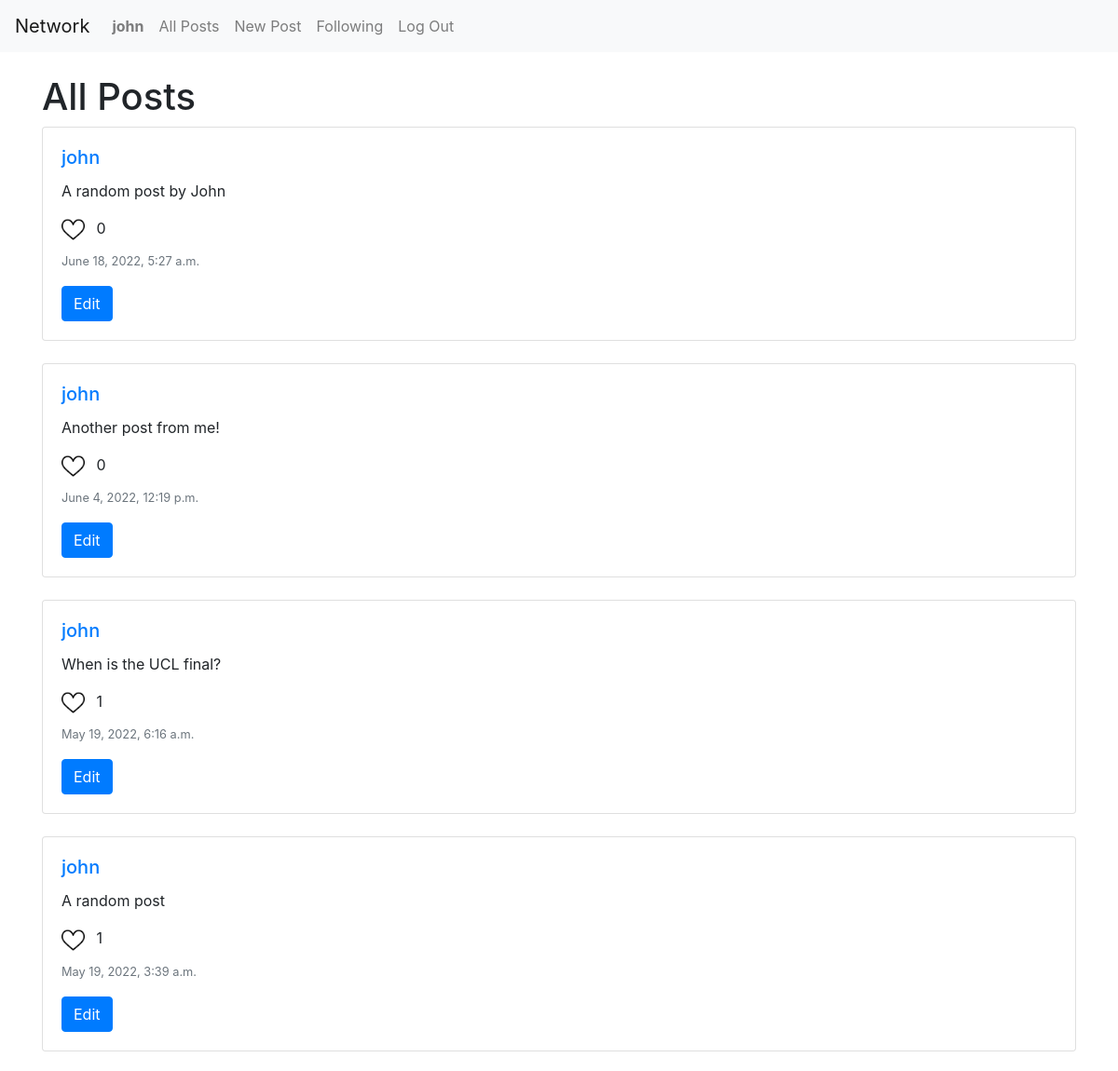
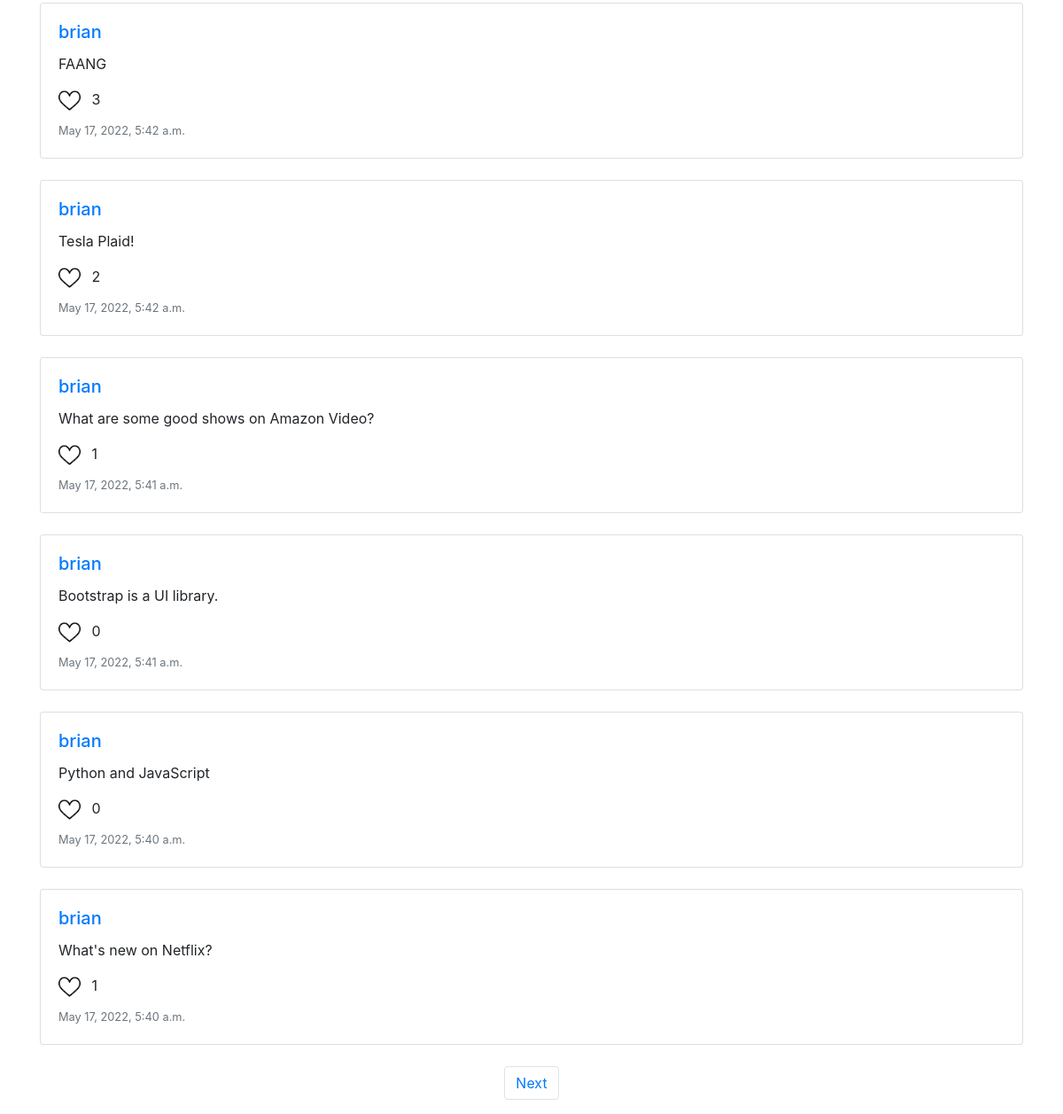
/ (signed in), run on the app's committed database (2 pictures, top to bottom).
### network/models.py (models this page shows)
class User(AbstractUser):
    pass

class Post(models.Model):
    post = models.TextField(max_length=320)
    user = models.ForeignKey(User, on_delete=models.CASCADE, related_name="post_user")
    timestamp = models.DateTimeField(auto_now_add=True)
    like = models.ManyToManyField(User, blank=True, related_name="liked_user")

### network/views.py (the view)
# urls.py: path("", views.index, name="index"),
def index(request):
    all_posts = Post.objects.all().order_by("-timestamp")
    paginator = Paginator(all_posts, 10)
    page_number = request.GET.get('page')
    page_obj = paginator.get_page(page_number)
    return render(request, "network/index.html", {
        "page_obj": page_obj
    })

### network/templates/network/index.html (shortened to what this page needs)
{% extends "network/layout.html" %}
{% load static %}
{% block body %}
    <h1>All Posts</h1>
    {% for post in page_obj %}
      <div class="card mb-4">
        <div class="card-body">
            <h5 class="card-title"><a href="{% url 'profile' post.user.id %}">{{post.user}}</a></h5>
        <p class="card-text post" id="post-content-{{post.id}}">{{post.post}}</p>
        <div class="like mb-2">
          <img
          data-id="{{post.id}}"
          id="post-like-{{post.id}}"
          class="liked mr-2"
          style="width: 25px;"
          {% if not request.user in post.likes.all %}
            data-is_liked="no"
            src="{% static 'network/heart-white.png' %}"
          {% else %}
            data-is_liked="yes"
            src="{% static 'network/heart-red.png' %}"
          {% endif %}
          />
          <span id="post-count-{{post.id}}">{{post.like.count}}</span>
        </div>
        <p class="card-text"><small class="text-muted">{{post.timestamp}}</small></p>
        {% if request.user.id == post.user.id %}
          <a href="#" class="btn btn-primary edit" data-id="{{post.id}}" id="edit-btn-{{post.id}}">Edit</a>
        {% endif %}
        </div>
      </div>
    {% endfor %}
    <nav aria-label="page navigation example">
        <ul class="pagination justify-content-center">
          {% if page_obj.has_next %}
            <li class="page-item"><a class="page-link" href="?page={{ page_obj.next_page_number }}">Next</a></li>
          {% endif %}
        </ul>
    </nav>
{% endblock %}

### network/templates/network/layout.html (shortened to what this page needs)
{% load static %}
<!DOCTYPE html>
<html lang="en">
    <head>
        <link rel="stylesheet" href="https://stackpath.bootstrapcdn.com/bootstrap/4.4.1/css/bootstrap.min.css">
        <link href="{% static 'network/styles.css' %}" rel="stylesheet">
    </head>
    <body>
        <nav class="navbar navbar-expand-lg navbar-light bg-light">
            <a class="navbar-brand" href="#">Network</a>
            <div>
              <ul class="navbar-nav mr-auto">
                {% if request.user.is_authenticated %}
                    <li class="nav-item">
                        <a class="nav-link" href="{% url 'profile' user.id %}"><strong>{{ request.user.username }}</strong></a>
                    </li>
                {% endif %}
                <li class="nav-item">
                  <a class="nav-link" href="{% url 'index' %}">All Posts</a>
                </li>
                {% if request.user.is_authenticated %}
                    <li class="nav-item">
                        <a class="nav-link" href="{% url 'new_post' %}">New Post</a>
                    </li>
                    <li class="nav-item">
                        <a class="nav-link" href="#">Following</a>
                    </li>
                    <li class="nav-item">
                        <a class="nav-link" href="{% url 'logout' %}">Log Out</a>
                    </li>
                {% endif %}
              </ul>
            </div>
          </nav>
        <div class="body container mt-4">
            {% block body %}
            {% endblock %}
        </div>
    </body>
</html>

### data on the page
User: user.username "john"
Post: user "john", post "A random post by John", like.count "0", timestamp "June 18, 2022, 5:27 a.m."
Post: user "john", post "Another post from me!", like.count "0", timestamp "June 4, 2022, 12:19 p.m."
Post: user "john", post "When is the UCL final?", like.count "1", timestamp "May 19, 2022, 6:16 a.m."
Post: user "john", post "A random post", like.count "1", timestamp "May 19, 2022, 3:39 a.m."
Post: user "brian", post "FAANG", like.count "3", timestamp "May 17, 2022, 5:42 a.m."
Post: user "brian", post "Tesla Plaid!", like.count "2", timestamp "May 17, 2022, 5:42 a.m."
Post: user "brian", post "What are some good shows on Amazon Video?", like.count "1", timestamp "May 17, 2022, 5:41 a.m."
Post: user "brian", post "Bootstrap is a UI library.", like.count "0", timestamp "May 17, 2022, 5:41 a.m."
Post: user "brian", post "Python and JavaScript", like.count "0", timestamp "May 17, 2022, 5:40 a.m."
Post: user "brian", post "What's new on Netflix?", like.count "1", timestamp "May 17, 2022, 5:40 a.m."
